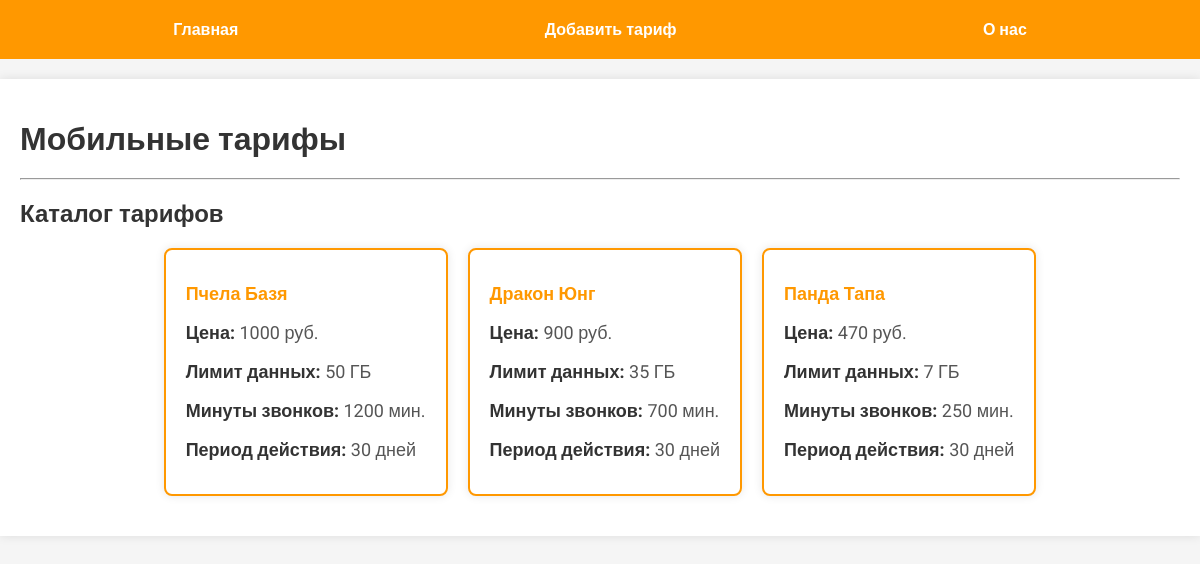
The page / on the database its author committed.
### tables this page shows
CREATE TABLE mainmenu(
id INTEGER PRIMARY KEY AUTOINCREMENT,
title TEXT NOT NULL,
url TEXT NOT NULL);

CREATE TABLE mobile_plans (
    id INTEGER PRIMARY KEY AUTOINCREMENT,
    name TEXT NOT NULL,
    price DECIMAL(10, 2) NOT NULL,
    data_limit INTEGER,
    call_minutes INTEGER,
    validity_period INTEGER
    time INTEGER NOT NULL
, time INTEGER NOT NULL);

### first_site/fldbsite.py (the view)
@app.route('/')
def index():
    db = get_db()
    dbase = FDataBase(db)
    return render_template('index.html', menu=dbase.get_menu(),
                           posts=dbase.get_post_annonce())

### first_site/FDataBase.py (called while the page is built)
    def get_menu(self):
        sql = "SELECT * FROM mainmenu"
        try:
            self.__cur.execute(sql)
            res = self.__cur.fetchall()
            if res:
                return res
        except IOError:
            print('Ошибка чтения из БД')
        return []

    def get_post_annonce(self):
        try:
            self.__cur.execute(
                "SELECT id, name, price, data_limit, call_minutes, validity_period FROM mobile_plans ORDER BY time DESC")
            res = self.__cur.fetchall()
            if res:
                return res
        except sqlite3.Error as e:
            print('Ошибка получения данных:', str(e))
        return []

### first_site/fldbsite.py (called while the page is built)
def connect_db():
    con = sqlite3.connect(app.config['DATABASE'])
    con.row_factory = sqlite3.Row
    return con

def get_db():
    if not hasattr(g, 'link_db'):
        g.link_db = connect_db()
    return g.link_db

### first_site/templates/index.html (shortened to what this page needs)
{% extends 'base.html' %}
{% block content %}
{{ super() }}
<hr>
<h2>Каталог тарифов</h2>
<div class="grid-container">
    {% for p in posts %}
    <div class="card">
        <div class="info">
            <p class="title"><a href="/posts/{{ p.id }}">{{ p.name }}</a></p>
            <p><strong>Цена:</strong> {{p.price}} руб.</p>
            <p><strong>Лимит данных:</strong> {{p.data_limit}} ГБ</p>
            <p><strong>Минуты звонков:</strong> {{p.call_minutes}} мин.</p>
            <p><strong>Период действия:</strong> {{p.validity_period}} дней</p>
        </div>
    </div>
    {% endfor %}
</div>
{% endblock %}

### first_site/templates/base.html (shortened to what this page needs)
<!DOCTYPE html>
<html lang="en">
<head>
    <link rel="stylesheet" href="{{ url_for('static', filename='css/style.css')}}">
</head>
<body>
    {% block content %}
        {% block mainmenu %}
        <ul class="menu">
            {% for m in menu %}
            <li>
                <a href="{{m.url}}">{{ m.title }}</a>
            </li>
            {% endfor %}
        </ul>
        {% endblock %}
    <div class="content">
        {% if title %}
        <h1>{{ title }}</h1>
        {% else %}
        <h1>Мобильные тарифы</h1>
        {% endif %}
        {% endblock %}
    </div>
</body>
</html>

### first_site/static/css/style.css (style rules this page uses)
body { background: #f5f5f5; margin: 0; padding: 0; font-family: 'Roboto', sans-serif; color: #333; }
.menu { display: flex; justify-content: space-around; list-style: none; background: #ff9800; padding: 20px; margin: 0; }
.menu li { margin: 0 15px; }
.menu a { text-decoration: none; color: #fff; font-weight: bold; transition: color 0.3s ease; }
.content { max-width: 1200px; margin: 20px auto; padding: 20px; background: #fff; box-shadow: 0 0 10px rgba(0, 0, 0, 0.1); box-sizing: border-box; }
h1, h2, h3, h4, h5, h6 { color: #333; margin-bottom: 20px; }
p { line-height: 1.6; margin-bottom: 20px; }
.card { padding: 20px; border: 1px solid #ddd; border-radius: 8px; margin-bottom: 20px; background-color: #fff; box-shadow: 0 0 10px rgba(0, 0, 0, 0.1); border: 2px solid #ff9800; }
.card p { font-size: 18px; color: #555; margin: 10px 0; }
.card p strong { font-weight: bold; color: #333; }
.grid-container { display: flex; flex-wrap: wrap; gap: 20px; justify-content: center; }
.grid-container a { text-decoration: none; color: #ff9800; font-weight: bold; transition: color 0.3s ease; }

### rows shown on the page
mainmenu: title "Главная"
mainmenu: title "Добавить тариф"
mainmenu: title "О нас"
mobile_plans: name "Пчела Базя", price "1000", data_limit "50", call_minutes "1200", validity_period "30"
mobile_plans: name "Дракон Юнг", price "900", data_limit "35", call_minutes "700", validity_period "30"
mobile_plans: name "Панда Тапа", price "470", data_limit "7", call_minutes "250", validity_period "30"
